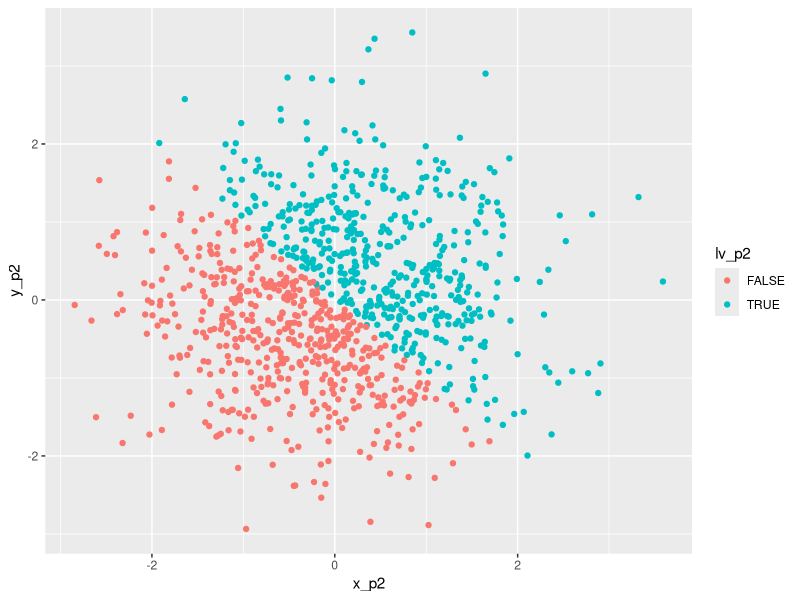
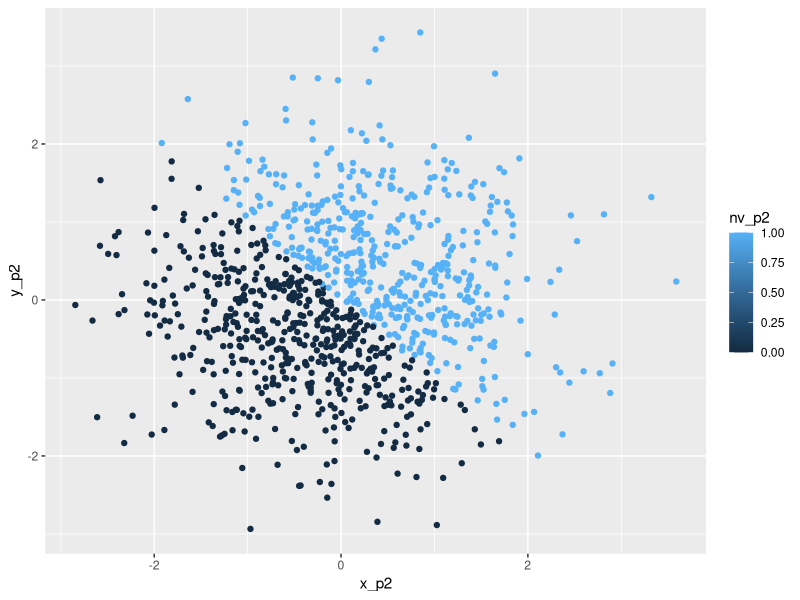
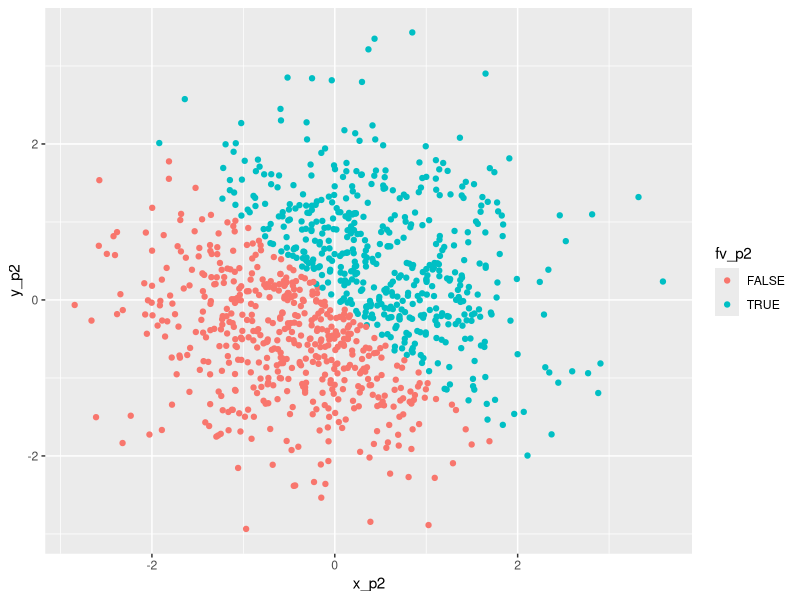
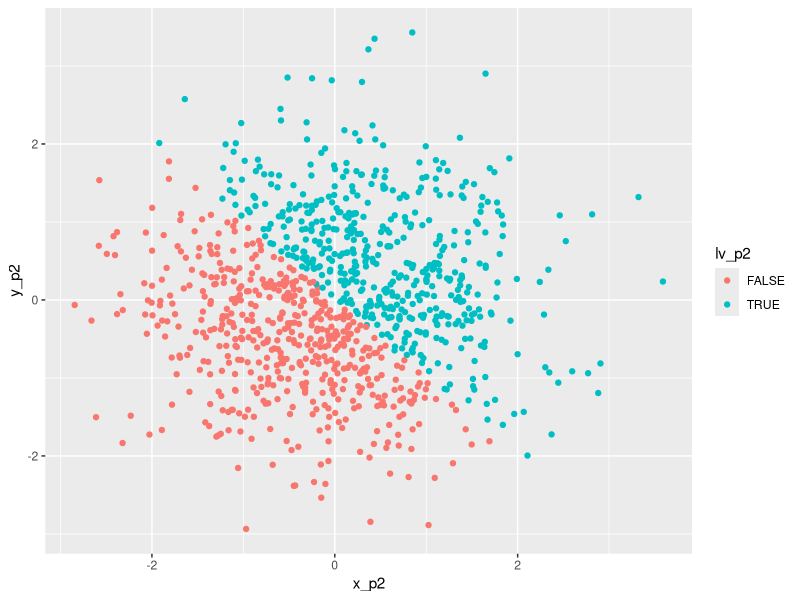

R code for these plots, in order:
## ---- chunk 1
library(tidyverse)
library(ggplot2)
## ---- chunk 2
set.seed(13)
rs_p1 = runif(10,0,5)     # create random_sample

lv_p1 = rs_p1 > 2   # create logical vector

cv_p1 = c("A", "N", "A", "P", "P", "L", "E", "A", "N", "D")    # create character vector

fv_p1 = factor(c("A", "N", "A", "P", "P", "L", "E", "A", "N", "D"))      # create factor vector

df_p1 = tibble(rs_p1, lv_p1, cv_p1, fv_p1)   # create data frame

df_p1  # show data frame
## ---- chunk 3
mean(rs_p1)   #get the mean of rs_p1

mean(lv_p1)   #get the mean of lv_p1

mean(cv_p1)   #get the mean of cv_p1

mean(fv_p1)   #get the mean of fv_p1
## ---- chunk 4
cv_p1_fac = as.factor(cv_p1)    # first convert to factor
cv_p1_fac
as.numeric(cv_p1_fac)    # then convert to numeric

fv_p1_cha = as.character(fv_p1)    # first convert to character
fv_p1_cha
as.numeric(fv_p1_cha)    # then convert to numeric
## ---- chunk 5
set.seed(13)

x_p2 = rnorm(1000)       # create x

y_p2 = rnorm(1000)       # create y

lv_p2 = x_p2 + y_p2 > 0   # create logical vector

nv_p2 = as.numeric(lv_p2)     # create numeric vector

fv_p2 = as.factor(lv_p2)    # create factor vector

df_p2 = tibble(x_p2, y_p2, lv_p2, nv_p2, fv_p2)   # create data frame
head(df_p2)      #show first few lines of data frame
## ---- chunk 6
pic1_p2 = ggplot(df_p2, aes(x = x_p2, y = y_p2, color = lv_p2)) + geom_point()
pic1_p2
## ---- chunk 7
pic2_p2 = ggplot(df_p2, aes(x = x_p2, y = y_p2, color = nv_p2)) + geom_point()
pic2_p2
## ---- chunk 8
pic3_p2 = ggplot(df_p2, aes(x = x_p2, y = y_p2, color = fv_p2)) + geom_point()
pic3_p2
## ---- chunk 9
ggsave(filename = "pic1_p2.jpeg", plot = pic1_p2)
